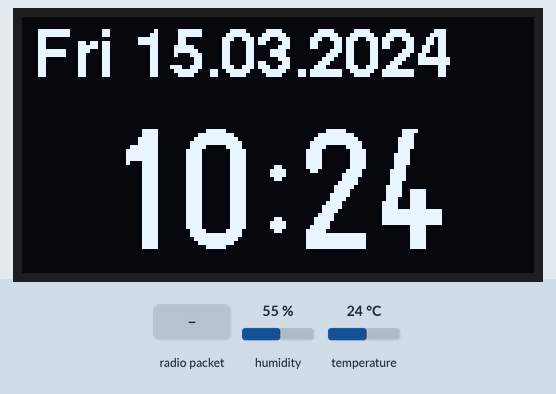
Bench run of a sketch on a simulated Arduino Uno, built with avr-gcc and run on an emulated ATmega328P. Shown: 128×64 one-colour display. Inputs (shaded band) come from the test bench; at power-on: temperature 24 °C, humidity 55 %. The local clock reads 2024-03-15 10:24:30 at power-on unless the sketch sets it; no radio packets arrive unless stated; what the sketch prints to the serial monitor is not drawn.

Above: at 4.0 s.
4.1 s: temperature set to 12 °C
At 7.3 s:
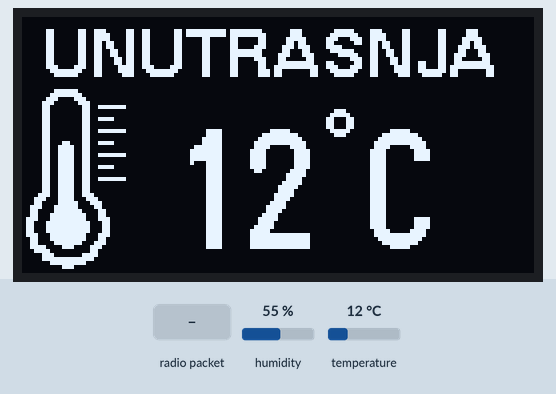
At 10.6 s:
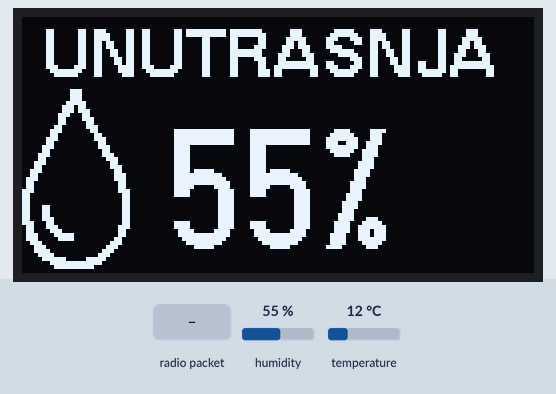
10.9 s: radio packet "1" arrives
At 13.6 s:
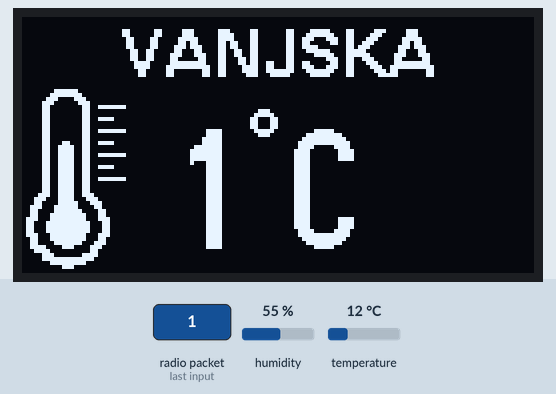
Timing chart, 0 to 15.1 s (numbered marks = the images above; inputs shaded):
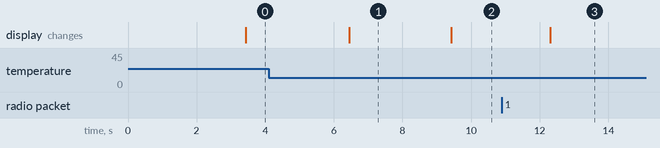

The sketch:

Unutrasnja.ino
```cpp
#include <SPI.h>
#include <nRF24L01.h>
#include <RF24.h>
#include <dht.h>
#include <DS3231.h>
#include <U8g2lib.h>
#include <Wire.h>

#define dataPin 8 // DHT22 senzor na digitalnom pinu 8
dht DHT; // Kreira se DHT objekat
DS3231  rtc(SDA, SCL); // Kreiranje objekta tipa DS3231
U8G2_SSD1306_128X64_NONAME_1_HW_I2C u8g2(U8G2_R0, /* reset=*/ U8X8_PIN_NONE); // Inicijalizacija OLED displeja koristeci I2C komunikaciju

RF24 radio(10, 9); // CE, CSN pinovi za komunikaciju
const byte address[6] = "00001"; // Adresa za komunikaciju sa vanjskom jedinicom

char text[18] = "";
int citajDHT22, t, h;
String unuTemp, unuVlaz, vanTemp, vanVlaz, pritisak, nadmVisina, lux;
String rtcVrijeme, rtcDatum;
int ispisEkran = 0;

unsigned long prethodnoVrijemeDisplej = 0;
unsigned long prethodnoVrijemeDHT22 = 0;
unsigned long prethodnoVrijemeSerial = 0;
long intervalDisplej = 3000; // Podesavanje intervala za ispis na displeju (3 sekunde)
long intervalDHT22 = 120000; // Podesavanje intervala za slanje podataka sa unutrasnjeg DHT22 senzora (2 minute na OLED displej)
long intervalSerial = 5000;  // Podesavanje intervala za slanje svih podataka preko serijskog porta u MongoDB bazu (30 minuta)

#define Temperatura_Ikona_sirina 27
#define Temperatura_Ikona_visina 47
// Bitmap kod za ikonicu
static const unsigned char Temperatura_Ikona[] U8X8_PROGMEM = {
  0x00, 0x00, 0x00, 0x00, 0x00, 0x3f, 0x00, 0x00, 0x80, 0x7f, 0x00, 0x00,
  0xc0, 0xe1, 0x00, 0x00, 0xe0, 0xc0, 0x01, 0x00, 0x60, 0x80, 0xf9, 0x03,
  0x60, 0x80, 0x01, 0x00, 0x60, 0x80, 0x01, 0x00, 0x60, 0x80, 0x79, 0x00,
  0x60, 0x80, 0x01, 0x00, 0x60, 0x80, 0x01, 0x00, 0x60, 0x80, 0xf9, 0x03,
  0x60, 0x80, 0x01, 0x00, 0x60, 0x80, 0x01, 0x00, 0x60, 0x8c, 0x79, 0x00,
  0x60, 0x9e, 0x01, 0x00, 0x60, 0x9e, 0x01, 0x00, 0x60, 0x9e, 0xf9, 0x03,
  0x60, 0x9e, 0x01, 0x00, 0x60, 0x9e, 0x01, 0x00, 0x60, 0x9e, 0x79, 0x00,
  0x60, 0x9e, 0x01, 0x00, 0x60, 0x9e, 0x01, 0x00, 0x60, 0x9e, 0xf9, 0x03,
  0x60, 0x9e, 0x01, 0x00, 0x60, 0x9e, 0x01, 0x00, 0x60, 0x9e, 0x01, 0x00,
  0x70, 0x9e, 0x03, 0x00, 0x38, 0x1e, 0x07, 0x00, 0x18, 0x3e, 0x0e, 0x00,
  0x1c, 0x3f, 0x0c, 0x00, 0x0c, 0x7f, 0x18, 0x00, 0x8c, 0xff, 0x18, 0x00,
  0x8e, 0xff, 0x38, 0x00, 0xc6, 0xff, 0x31, 0x00, 0xc6, 0xff, 0x31, 0x00,
  0xc6, 0xff, 0x31, 0x00, 0x8e, 0xff, 0x38, 0x00, 0x8c, 0xff, 0x18, 0x00,
  0x0c, 0x7f, 0x1c, 0x00, 0x3c, 0x1c, 0x0e, 0x00, 0x78, 0x00, 0x06, 0x00,
  0xe0, 0x80, 0x07, 0x00, 0xe0, 0xff, 0x03, 0x00, 0x80, 0xff, 0x00, 0x00,
  0x00, 0x1c, 0x00, 0x00, 0x00, 0x00, 0x00, 0x00
};


#define Vlaznost_Ikona_sirina 27
#define Vlaznost_Ikona_visina 47
static const unsigned char Vlaznost_Ikona[] U8X8_PROGMEM = {
  0x00, 0x00, 0x00, 0x00, 0x00, 0x70, 0x00, 0x00, 0x00, 0x70, 0x00, 0x00,
  0x00, 0x70, 0x00, 0x00, 0x00, 0xf8, 0x00, 0x00, 0x00, 0xdc, 0x00, 0x00,
  0x00, 0xdc, 0x01, 0x00, 0x00, 0x8e, 0x01, 0x00, 0x00, 0x86, 0x03, 0x00,
  0x00, 0x06, 0x03, 0x00, 0x00, 0x03, 0x07, 0x00, 0x80, 0x03, 0x06, 0x00,
  0x80, 0x01, 0x0c, 0x00, 0xc0, 0x01, 0x1c, 0x00, 0xc0, 0x00, 0x18, 0x00,
  0xe0, 0x00, 0x38, 0x00, 0x60, 0x00, 0x30, 0x00, 0x70, 0x00, 0x70, 0x00,
  0x30, 0x00, 0xe0, 0x00, 0x38, 0x00, 0xc0, 0x00, 0x18, 0x00, 0xc0, 0x01,
  0x1c, 0x00, 0x80, 0x01, 0x0c, 0x00, 0x80, 0x03, 0x0e, 0x00, 0x80, 0x03,
  0x06, 0x00, 0x00, 0x03, 0x06, 0x00, 0x00, 0x03, 0x07, 0x00, 0x00, 0x07,
  0x03, 0x00, 0x00, 0x06, 0x03, 0x00, 0x00, 0x06, 0x03, 0x00, 0x00, 0x06,
  0x63, 0x00, 0x00, 0x06, 0x63, 0x00, 0x00, 0x06, 0x63, 0x00, 0x00, 0x06,
  0xe3, 0x00, 0x00, 0x06, 0xc7, 0x00, 0x00, 0x06, 0xc6, 0x01, 0x00, 0x07,
  0x86, 0x03, 0x00, 0x03, 0x0e, 0x1f, 0x00, 0x03, 0x0e, 0x1e, 0x80, 0x01,
  0x1c, 0x00, 0xc0, 0x01, 0x38, 0x00, 0xe0, 0x00, 0x78, 0x00, 0x70, 0x00,
  0xf0, 0x00, 0x38, 0x00, 0xe0, 0x07, 0x1f, 0x00, 0x80, 0xff, 0x0f, 0x00,
  0x00, 0xff, 0x03, 0x00, 0x00, 0x00, 0x00, 0x00
};

void setup() {
  Serial.begin(9600);
  radio.begin();
  radio.openReadingPipe(0, address);
  radio.setPALevel(RF24_PA_MIN);
  radio.startListening();
  u8g2.begin();
  rtc.begin();
  //rtc.setDOW(MONDAY);     // Podesavanje dana u sedmici
  //rtc.setTime(14, 55, 00);     // Podesavanje vremena 12:00:00 (24h format)
  //rtc.setDate(25, 12, 2023);   // Podesavanje datuma 25 Decembar 2023
}

void loop() {
  if (radio.available()) {
    radio.read(&text, sizeof(text)); // Citanje primljenih podataka
    vanTemp = String(text[0]) + String(text[1]) + char(176) + "C";
    vanVlaz = String(text[2]) + String(text[3]) + "%";
    pritisak = String(text[4]) + String(text[5]) + String(text[6]) + String(text[7]) + " mbar";
    nadmVisina = String(text[8]) + String(text[9]) + String(text[10]) + " m";
    lux = String (text[11]) + String(text[12]) + String(text[13]) + String (text[14]) + String(text[15]) + String(text[16]) + String(text[17]);
  }

  unsigned long trenutnoVrijemeDisplej = millis();
  if (trenutnoVrijemeDisplej - prethodnoVrijemeDisplej > intervalDisplej) {
    prethodnoVrijemeDisplej = trenutnoVrijemeDisplej;
    azurirajDisplej();
  }

  unsigned long trenutnoVrijemeDHT22 = millis();
  if (trenutnoVrijemeDHT22 - prethodnoVrijemeDHT22 > intervalDHT22) {
    prethodnoVrijemeDHT22 = trenutnoVrijemeDHT22;
    DHT.read22(dataPin);
  }
  unsigned long trenutnoVrijemeSerial = millis();
  if (trenutnoVrijemeSerial - prethodnoVrijemeSerial > intervalSerial) {
    prethodnoVrijemeSerial = trenutnoVrijemeSerial;

  // Slanje preko serijske komunikacije - Python skripta prima podatke u obliku XY, XY, XY, ...
  //Serial.print("Unutrasnja temperatura");
  Serial.print(t);
  Serial.print(", ");
  //Serial.print("Unutrasnja vlaznost");
  Serial.print(h);
  Serial.print(", ");
  //Serial.print("Vanjska temperatura");
  Serial.print(String(text[0]) + String(text[1]));
  Serial.print(", ");
  //Serial.print("Vanjska vlaznost");
  Serial.print(String(text[2]) + String(text[3]));
  Serial.print(", ");
  //Serial.print("Pritisak");
  Serial.print(String(text[4]) + String(text[5]) + String(text[6]) + String(text[7]));
  Serial.print(", ");
  //Serial.print("Nivo osvjetljenosti");
  Serial.print(String (text[11]) + String(text[12]) + String(text[13]) + String (text[14]) + String(text[15]) + String(text[16]) + String(text[17]));
  Serial.print("\n");
  }
}

void azurirajDisplej() {
  u8g2.firstPage();
  do {
    switch (ispisEkran) {
      case 0: ispisRTC(); break;
      case 1: ispisUnutrasnjeTemp(); break;
      case 2: ispisUnutrasnjeVlaz(); break;
      case 3: ispisVanjskeTemp(); break;
      case 4: ispisVanjskeVlaz(); break;
      case 5: ispisPritiska(); break;
      case 6: ispisNadmVis(); break;
      case 7: ispisLux(); break;
    }
  } while (u8g2.nextPage());
  ispisEkran++;
  if (ispisEkran > 7) {
    ispisEkran = 0;
  }
}

void ispisRTC() {
  String dowa = rtc.getDOWStr();
  dowa.remove(3);
  rtcDatum = dowa + " " + rtc.getDateStr(); // DS3231 RTC datum
  u8g2.setFont(u8g2_font_helvB12_tr);
  u8g2.setCursor(3, 15);
  rtcVrijeme = rtc.getTimeStr(); // DS3231 RTC vrijeme
  rtcVrijeme.remove(5);
  u8g2.print(rtcDatum);
  u8g2.setFont(u8g2_font_logisoso30_tf);
  u8g2.setCursor(20, 58);
  u8g2.print(rtcVrijeme);
}

void ispisUnutrasnjeTemp() {
  citajDHT22 = DHT.read22(dataPin); // Citanje podataka sa unutrasnjeg senzora
  t = DHT.temperature; // Preuzimanje vrijednosti unutrasnje temperature
  unuTemp = String(t) + char(176) + "C";
  u8g2.setFont(u8g2_font_helvB12_tr);
  u8g2.setCursor(5, 15);
  u8g2.print("UNUTRASNJA");
  u8g2.setFont(u8g2_font_logisoso30_tf);
  u8g2.setCursor(36, 58);
  u8g2.print(unuTemp);
  u8g2.drawXBMP( 0, 17, Temperatura_Ikona_sirina, Temperatura_Ikona_visina, Temperatura_Ikona);
}

void ispisUnutrasnjeVlaz() {
  h = DHT.humidity; // Preuzimanje vrijednosti unutrasnje vlaznosti
  unuVlaz = String(h) + "%";
  u8g2.setFont(u8g2_font_helvB12_tr);
  u8g2.setCursor(5, 15);
  u8g2.print("UNUTRASNJA");
  u8g2.setFont(u8g2_font_logisoso30_tf);
  u8g2.setCursor(36, 58);
  u8g2.print(unuVlaz);
  u8g2.drawXBMP( 0, 17, Vlaznost_Ikona_sirina, Vlaznost_Ikona_visina, Vlaznost_Ikona);
}

void ispisVanjskeTemp() {
  u8g2.setFont(u8g2_font_helvB12_tr);
  u8g2.setCursor(25, 15);
  u8g2.print("VANJSKA");
  u8g2.setFont(u8g2_font_logisoso30_tf);
  u8g2.setCursor(36, 58);
  u8g2.print(vanTemp);
  u8g2.drawXBMP( 0, 17, Temperatura_Ikona_sirina, Temperatura_Ikona_visina, Temperatura_Ikona);
}
void ispisVanjskeVlaz() {
  u8g2.setFont(u8g2_font_helvB12_tr);
  u8g2.setCursor(25, 15);
  u8g2.print("VANJSKA");
  u8g2.setFont(u8g2_font_logisoso30_tf);
  u8g2.setCursor(36, 58);
  u8g2.print(vanVlaz);
  u8g2.drawXBMP( 0, 17, Vlaznost_Ikona_sirina, Vlaznost_Ikona_visina, Vlaznost_Ikona);
}

void ispisPritiska(){
  u8g2.setFont(u8g2_font_helvB12_tr);
  u8g2.setCursor(25, 15);
  u8g2.print("VANJSKA");
  u8g2.setFont(u8g2_font_helvB12_tr);
  u8g2.setCursor(25, 32);
  u8g2.print("PRITISAK:");
  u8g2.setFont(u8g2_font_logisoso18_tr);
  u8g2.setCursor(5, 58); //20
  u8g2.print(pritisak);
}

void ispisNadmVis(){
  u8g2.setFont(u8g2_font_helvB12_tr);
  u8g2.setCursor(25, 15);
  u8g2.print("VANJSKA");
  u8g2.setFont(u8g2_font_helvB12_tr);
  u8g2.setCursor(5, 32);
  u8g2.print("NADM. VISINA:");
  u8g2.setFont(u8g2_font_logisoso18_tr);
  u8g2.setCursor(30, 58); //28
  u8g2.print(nadmVisina);
}

void ispisLux(){
  u8g2.setFont(u8g2_font_helvB12_tr);
  u8g2.setCursor(25, 15);
  u8g2.print("VANJSKA");
  u8g2.setFont(u8g2_font_helvB12_tr);
  u8g2.setCursor(45, 32);
  u8g2.print("LUX:");
  u8g2.setFont(u8g2_font_logisoso18_tr);
  u8g2.setCursor(35, 58);
  u8g2.print(lux);
}
```

Measured:
- after the input at 10.9 s, the display: changes after 1.4 s (image 3)
- what the display in image 1 shows lasts 2.9 s, from 6.5 s to 9.4 s
